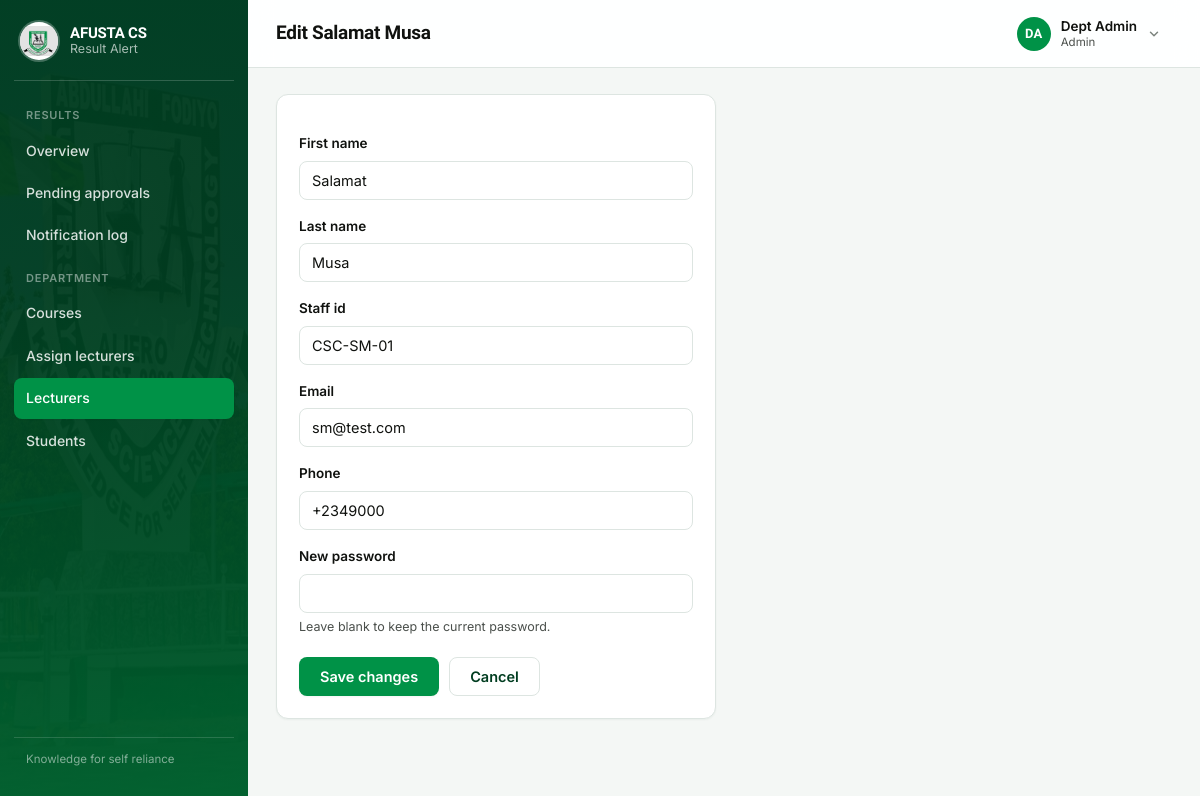
/admin-portal/lecturers/5/edit/ (signed in), run on the app's committed database.
### accounts/models.py (models this page shows, shortened)
class User(AbstractUser):
    class Role(models.TextChoices):
        STUDENT = 'student', 'Student'
        LECTURER = 'lecturer', 'Lecturer'
        ADMIN = 'admin', 'Admin'
    role = models.CharField(max_length=10, choices=Role.choices)
    phone = models.CharField(
        max_length=20,
        help_text='Include country code where possible, e.g. +2348012345678',
    )
    @property
    def initials(self):
        letters = ''.join(part[0] for part in (self.first_name, self.last_name) if part)
        return (letters or self.username[:2]).upper()

class LecturerProfile(models.Model):
    user = models.OneToOneField(User, on_delete=models.CASCADE, related_name='lecturer_profile')
    staff_id = models.CharField(max_length=30, unique=True)

### academics/views.py (the view)
# urls.py: path('admin-portal/lecturers/<int:pk>/edit/', views.edit_lecturer, name='edit_lecturer'),
@role_required('admin')
def edit_lecturer(request, pk):
    lecturer = get_object_or_404(User, pk=pk, role=User.Role.LECTURER)
    if request.method == 'POST':
        form = LecturerForm(request.POST, instance=lecturer)
        if form.is_valid():
            form.save()
            messages.success(request, f'{lecturer.get_full_name()} updated.')
            return redirect('academics:manage_lecturers')
    else:
        form = LecturerForm(instance=lecturer)
    return render(request, 'academics/lecturer_form.html', {'form': form, 'lecturer': lecturer})

### accounts/forms.py (shortened to what this page needs)
class LecturerForm(AccountForm):
    id_field = 'staff_id'
    profile_model = LecturerProfile
    role = User.Role.LECTURER
    staff_id = forms.CharField(max_length=30, widget=forms.TextInput(attrs={'class': 'form-control'}))
    field_order = ['first_name', 'last_name', 'staff_id', 'email', 'phone', 'password']
    def initial_for(self, instance):
        return {**super().initial_for(instance), 'staff_id': instance.lecturer_profile.staff_id}

### accounts/forms.py (called while the page is built)
    def initial_for(self, instance):
        return {
            'first_name': instance.first_name,
            'last_name': instance.last_name,
            'email': instance.email,
            'phone': instance.phone,
        }

### templates/academics/lecturer_form.html (shortened to what this page needs)
{% extends 'base_app.html' %}
{% block page_title %}Edit {{ lecturer.get_full_name }}{% endblock %}
{% block sidenav %}{% include 'academics/_admin_nav.html' with active='lecturers' %}{% endblock %}
{% block content %}
<div class="card" style="max-width:440px;">
  <form method="post">
    {% include '_form_fields.html' %}
    <div style="display:flex; gap:10px; margin-top:20px;">
      <button class="btn btn-primary" type="submit">Save changes</button>
      <a class="btn btn-outline" href="{% url 'academics:manage_lecturers' %}">Cancel</a>
    </div>
  </form>
</div>
{% endblock %}

### templates/base_app.html (shortened to what this page needs)
{% load static %}<!DOCTYPE html>
<html lang="en">
<head>
  <link rel="stylesheet" href="{% static 'css/main.css' %}">
</head>
<body>
  <div class="app-shell">
    <aside class="sidebar">
      <a class="brand" href="{% url 'home' %}">
        <img src="{% static 'images/logo.jpg' %}" alt="AFUSTA crest">
        <span class="brand-text">
          <span class="brand-word">AFUSTA CS</span>
          <span class="brand-sub">Result Alert</span>
        </span>
      </a>
      <nav aria-label="Main">
        {% block sidenav %}{% include '_sidenav.html' %}{% endblock %}
      </nav>
      <div class="spacer"></div>
      <p class="sidebar-foot">Knowledge for self reliance</p>
    </aside>
    <div class="main">
      <header class="topbar">
        <h1>{% block page_title %}Dashboard{% endblock %}</h1>
        <div class="user-menu" data-user-menu>
          <button type="button" class="user-menu-btn" data-user-menu-button
                  aria-expanded="false" aria-haspopup="true">
            <span class="avatar" aria-hidden="true">{{ request.user.initials }}</span>
            <span class="user-menu-id">
              <span class="user-menu-name">{{ request.user.get_full_name|default:request.user.username }}</span>
              <span class="user-menu-role">{{ request.user.get_role_display }}</span>
            </span>
            <svg class="user-menu-caret" width="14" height="14" viewBox="0 0 24 24" fill="none"
                 stroke="currentColor" stroke-width="2.5" stroke-linecap="round" stroke-linejoin="round"
                 aria-hidden="true"><polyline points="6 9 12 15 18 9"></polyline></svg>
          </button>
        </div>
      </header>
      <main class="content">
        {% block content %}{% endblock %}
      </main>
    </div>
  </div>
</body>
</html>

### templates/_form_fields.html (shortened to what this page needs)
{% for field in form %}
  <label for="{{ field.id_for_label }}">{{ field.label }}</label>
  {{ field }}
  {% if field.help_text %}<div class="helptext">{{ field.help_text }}</div>{% endif %}
{% endfor %}

### data on the page
User: get_full_name "Salamat Musa", form "Salamat" "Musa" "sm@test.com" "+2349000"
User: user.initials "DA", user.get_full_name "Dept Admin", user.role "Admin"
LecturerProfile: form "CSC-SM-01"

### other printed values
{{ field.label }} "First name" "Last name" "Staff id" "Email" "Phone" "New password"
{{ field.help_text }} "Leave blank to keep the current password."
